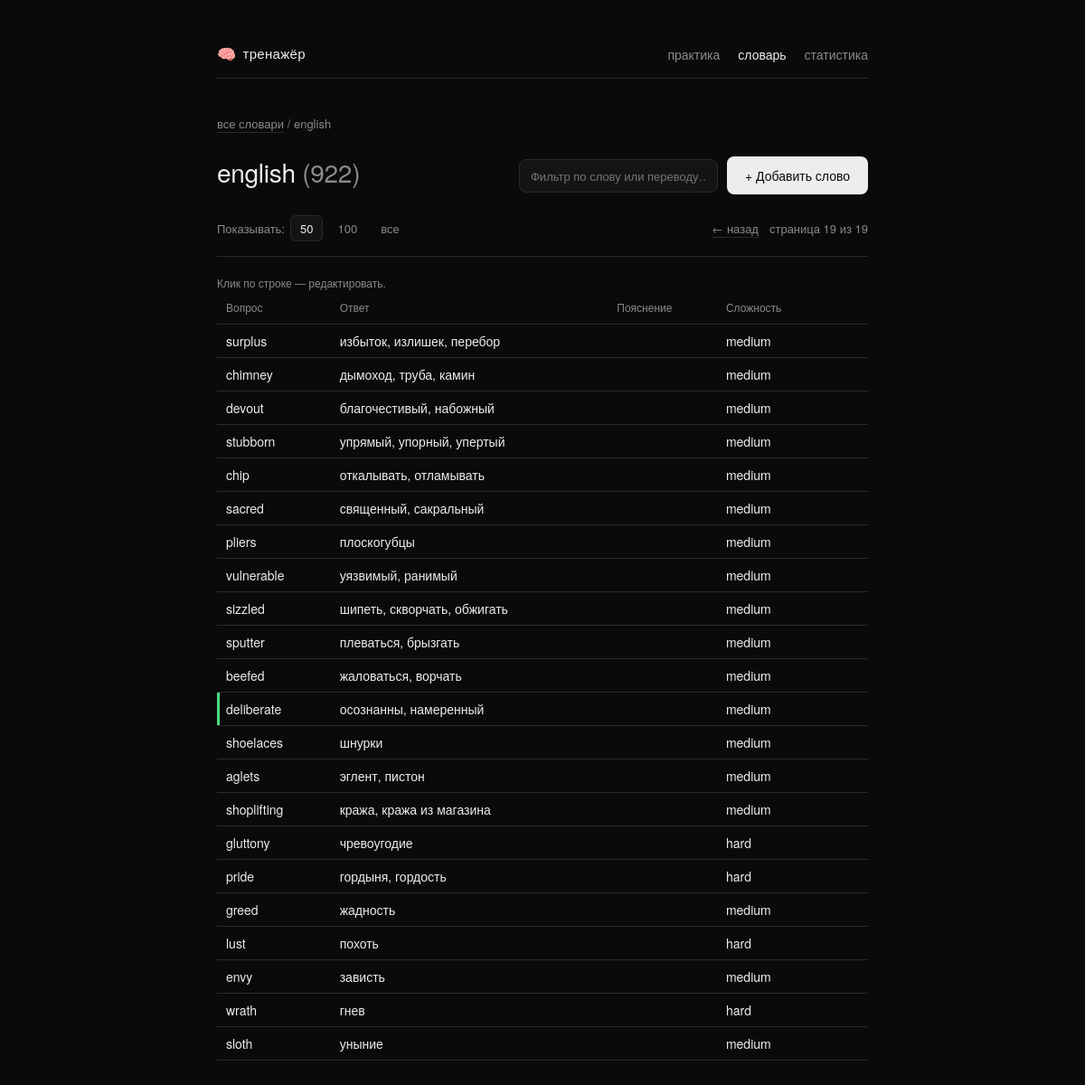
Screenshot of /admin/english?highlight=915 with the database file from the repository.
### tables this page shows
CREATE TABLE words (
            id INTEGER PRIMARY KEY AUTOINCREMENT,
            category TEXT NOT NULL,
            question TEXT NOT NULL,
            answer TEXT NOT NULL,
            extra TEXT, difficulty TEXT NOT NULL DEFAULT 'medium', favorite INTEGER NOT NULL DEFAULT 0,
            UNIQUE(category, question)
        );

### main.py (the view)
@app.get("/admin/{category}")
def admin_category(
    request: Request,
    category: str,
    highlight: int | None = None,
    page: int = 1,
    per_page: str = "50",
):
    allowed_per_page = ["50", "100", "all"]
    if per_page not in allowed_per_page:
        per_page = "50"
    total = models.count_words_by_category(category)
    if per_page == "all":
        page = 1
        total_pages = 1
        words = models.get_words_by_category(category)
    else:
        page_size = int(per_page)
        total_pages = max(1, (total + page_size - 1) // page_size)
        if highlight is not None:
            all_ids = [w["id"] for w in models.get_words_by_category(category)]
            if highlight in all_ids:
                page = all_ids.index(highlight) // page_size + 1
            else:
                page = max(1, min(page, total_pages))
        else:
            page = max(1, min(page, total_pages))
        words = models.get_words_by_category(
            category, limit=page_size, offset=(page - 1) * page_size
        )
    return templates.TemplateResponse(
        request,
        "admin_category.html",
        {
            "category": category,
            "categories": models.get_categories(),
            "current_category": category,
            "words": words,
            "difficulties": DIFFICULTIES,
            "highlight": highlight,
            "page": page,
            "total_pages": total_pages,
            "per_page": per_page,
            "total": total,
        },
    )

### templates/admin_category.html (shortened to what this page needs)
<!DOCTYPE html>
<html lang="ru">
<head>
    <link rel="stylesheet" href="/static/style.css?v={{ css_version }}">
</head>
<body>
    <div class="wrap">
        <div class="nav nav-sticky">
            <a href="/" class="brand"><span class="brand-icon">🧠</span> тренажёр</a>
            <div class="nav-links">
                <a href="/practice?category={{ category }}">практика</a>
                <a href="/admin" class="active">словарь</a>
                <a href="/stats">статистика</a>
            </div>
        </div>
        <p class="breadcrumb"><a href="/admin">все словари</a> / {{ category }}</p>
        <div class="category-toolbar">
            <h1>{{ category }} <span class="count" id="total-count">({{ total }})</span></h1>
            <div class="toolbar-actions">
                {% if total > 15 %}
                    <input type="text" id="row-filter" class="row-filter"
                           placeholder="Фильтр по слову или переводу…" autocomplete="off">
                {% endif %}
                <button type="button" class="btn-primary btn-compact" data-open-add-word
                        data-category="{{ category }}">+ Добавить слово</button>
            </div>
        </div>
        {% if total > 50 %}
            <div class="pagination-controls">
                <div class="per-page-select">
                    <span>Показывать:</span>
                    <a href="/admin/{{ category }}?per_page=50" class="{% if per_page == '50' %}active{% endif %}">50</a>
                    <a href="/admin/{{ category }}?per_page=100" class="{% if per_page == '100' %}active{% endif %}">100</a>
                    <a href="/admin/{{ category }}?per_page=all" class="{% if per_page == 'all' %}active{% endif %}">все</a>
                </div>
                {% if total_pages > 1 %}
                    <div class="page-nav">
                        {% if page > 1 %}
                            <a href="/admin/{{ category }}?per_page={{ per_page }}&page={{ page - 1 }}">← назад</a>
                        {% endif %}
                        <span>страница {{ page }} из {{ total_pages }}</span>
                    </div>
                {% endif %}
            </div>
        {% endif %}
        {% if words %}
            <p class="edit-hint">Клик по строке — редактировать.</p>
            <div class="table-scroll">
                <table id="words-table">
                    <tr>
                        <th>Вопрос</th>
                        <th>Ответ</th>
                        <th>Пояснение</th>
                        <th>Сложность</th>
                        <th></th>
                    </tr>
                    {% for w in words %}
                    <tr id="word-{{ w.id }}"
                        class="word-row {% if highlight == w.id %}row-highlight{% endif %}"
                        data-search="{{ (w.question ~ ' ' ~ w.answer)|lower }}"
                        data-id="{{ w.id }}"
                        data-category="{{ w.category }}"
                        data-question="{{ w.question }}"
                        data-answer="{{ w.answer }}"
                        data-extra="{{ w.extra or '' }}"
                        data-difficulty="{{ w.difficulty }}">
                        <td class="cell-question">{{ w.question }}</td>
                        <td class="cell-answer">{{ w.answer }}</td>
                        <td class="cell-extra">{{ w.extra or '' }}</td>
                        <td class="cell-difficulty">{{ w.difficulty }}</td>
                        <td class="cell-actions">
                        </td>
                    </tr>
                    {% endfor %}
                </table>
            </div>
        {% else %}
            <p class="category-empty">Пока пусто. Нажми «+ Добавить слово» или <a href="/admin">загрузи файл</a>.</p>
        {% endif %}
    </div>
</body>
</html>

### static/style.css (style rules this page uses)
:root { --bg: #0a0a0a; --bg-raised: #141414; --border: #2a2a2a; --text: #ededed; --text-dim: #8a8a8a; --accent: #ededed; --good: #4ade80; --bad: #f87171; }
* { box-sizing: border-box; }
html, body { margin: 0; padding: 0; background: var(--bg); color: var(--text); font-family: "Helvetica Neue", Helvetica, Arial, sans-serif; }
body { min-height: 100vh; display: flex; flex-direction: column; align-items: center; padding: 48px 20px; }
a { color: var(--text); text-decoration: none; border-bottom: 1px solid var(--border); transition: border-color 0.15s ease; }
.wrap { width: 100%; max-width: 720px; }
.nav { display: flex; justify-content: space-between; align-items: baseline; margin-bottom: 40px; padding-bottom: 16px; border-bottom: 1px solid var(--border); }
.nav-sticky { position: sticky; top: 0; z-index: 10; background: var(--bg); padding-top: 16px; margin-top: -16px; }
.nav-links { display: flex; gap: 20px; font-size: 14px; color: var(--text-dim); }
.nav-links a { border-bottom: none; color: var(--text-dim); }
.nav-links a.active { color: var(--text); font-weight: 500; }
.brand { font-size: 15px; font-weight: 500; letter-spacing: 0.02em; color: var(--text); border-bottom: none; display: flex; align-items: center; gap: 7px; }
.brand-icon { font-size: 17px; line-height: 1; }
.breadcrumb { font-size: 13px; color: var(--text-dim); margin: 0 0 24px 0; }
.breadcrumb a { color: var(--text-dim); }
h1 { font-size: 28px; font-weight: 500; letter-spacing: -0.01em; margin: 0 0 8px 0; }
.btn-compact { padding: 8px 18px; font-size: 13px; }
button, .btn, .btn-primary, .btn-secondary, .btn-danger, .btn-link { font-family: inherit; font-size: 14px; border-radius: 8px; padding: 11px 20px; cursor: pointer; display: inline-block; text-align: center; border: none; background: transparent; color: var(--text); }
.btn-primary { background: var(--text); color: var(--bg); }
table { width: 100%; border-collapse: collapse; margin-bottom: 20px; font-size: 14px; min-width: 480px; }
.table-scroll { overflow-x: auto; margin-bottom: 24px; border-radius: 8px; }
th { text-align: left; color: var(--text-dim); font-weight: 500; font-size: 12px; padding: 0 10px 10px 10px; border-bottom: 1px solid var(--border); }
td { padding: 8px 10px; border-bottom: 1px solid var(--border); vertical-align: middle; }
.count { color: var(--text-dim); font-weight: 400; }
.category-toolbar { display: flex; justify-content: space-between; align-items: center; flex-wrap: wrap; gap: 12px; margin-bottom: 20px; }
.row-filter { background: var(--bg-raised); border: 1px solid var(--border); color: var(--text); font-family: inherit; font-size: 13px; padding: 8px 12px; border-radius: 8px; min-width: 220px; }
.pagination-controls { display: flex; justify-content: space-between; align-items: center; flex-wrap: wrap; gap: 12px; margin-bottom: 20px; padding-bottom: 16px; border-bottom: 1px solid var(--border); font-size: 13px; color: var(--text-dim); }
.per-page-select { display: flex; align-items: center; gap: 6px; }
.per-page-select a { padding: 4px 10px; border-radius: 6px; border-bottom: none; color: var(--text-dim); }
.per-page-select a.active { background: var(--bg-raised); border: 1px solid var(--border); color: var(--text); }
.page-nav { display: flex; align-items: center; gap: 12px; }
.page-nav a { color: var(--text-dim); }
.row-highlight { animation: row-highlight-fade 3.5s ease-out; box-shadow: inset 3px 0 0 var(--good); }
.edit-hint { font-size: 12px; color: var(--text-dim); margin: 0 0 10px 0; }
.word-row { cursor: pointer; }
.word-row td { max-width: 260px; overflow: hidden; text-overflow: ellipsis; white-space: nowrap; }
.cell-actions { text-align: right; color: var(--text-dim); }
.toolbar-actions { display: flex; align-items: center; flex-wrap: wrap; gap: 10px; }

### rows the page displays
words: question "surplus", answer "избыток, излишек, перебор", difficulty "medium"
words: question "chimney", answer "дымоход, труба, камин", difficulty "medium"
words: question "devout", answer "благочестивый, набожный", difficulty "medium"
words: question "stubborn", answer "упрямый, упорный, упертый", difficulty "medium"
words: question "chip", answer "откалывать, отламывать", difficulty "medium"
words: question "sacred", answer "священный, сакральный", difficulty "medium"
words: question "pliers", answer "плоскогубцы", difficulty "medium"
words: question "vulnerable", answer "уязвимый, ранимый", difficulty "medium"
words: question "sizzled", answer "шипеть, скворчать, обжигать", difficulty "medium"
words: question "sputter", answer "плеваться, брызгать", difficulty "medium"
words: question "beefed", answer "жаловаться, ворчать", difficulty "medium"
words: question "deliberate", answer "осознанны, намеренный", difficulty "medium"
words: question "shoelaces", answer "шнурки", difficulty "medium"
words: question "aglets", answer "эглент, пистон", difficulty "medium"
words: question "shoplifting", answer "кража, кража из магазина", difficulty "medium"
words: question "gluttony", answer "чревоугодие", difficulty "hard"
words: question "pride", answer "гордыня, гордость", difficulty "hard"
words: question "greed", answer "жадность", difficulty "medium"
words: question "lust", answer "похоть", difficulty "hard"
words: question "envy", answer "зависть", difficulty "medium"
words: question "wrath", answer "гнев", difficulty "hard"
words: question "sloth", answer "уныние", difficulty "medium"

### other values shown
{{ category }} "english"
{{ total }} "922"
{{ page }} "19"
{{ total_pages }} "19"
